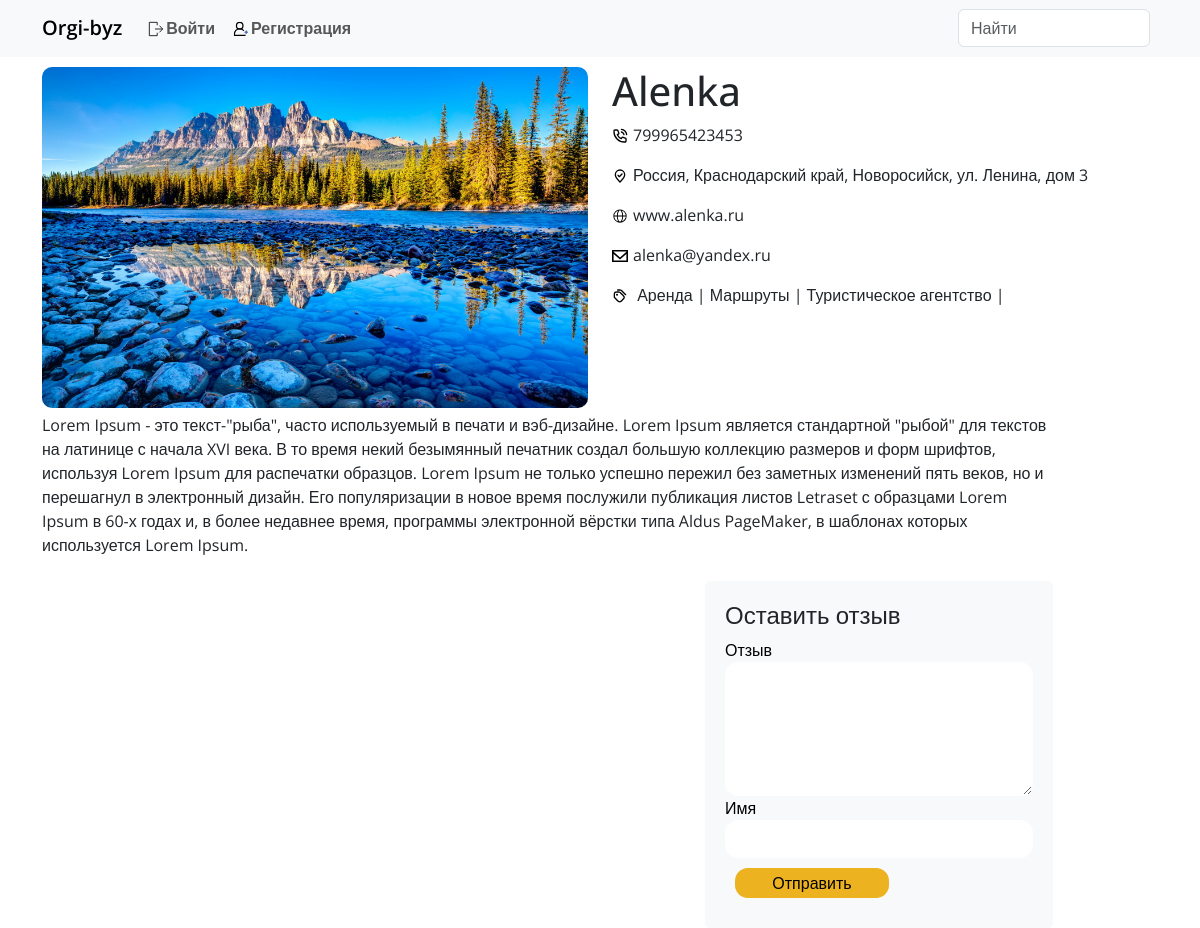
/org/76/, run on the app's committed database.
### organitathions/models.py (models this page shows, shortened)
class Organitathion(models.Model):
    name = models.CharField(max_length=255, verbose_name="Название организации")
    content = models.TextField(verbose_name="Описание организации")
    web_site = models.CharField(max_length=255, verbose_name="Сайт организации")
    phone = models.CharField(max_length=20, verbose_name="Телефон организации")
    adress = models.ForeignKey(AdressOrg, on_delete=models.CASCADE, blank=True, null=True, verbose_name="Адрес организации")
    tages = models.ManyToManyField(Tag, blank=True, related_name='tags', verbose_name='Теги')
    created_at = models.DateTimeField(auto_now_add=True, verbose_name='Создана')
    photo = models.ImageField(upload_to='photos/', verbose_name='Фото')
    email = models.EmailField(max_length=255, verbose_name="Почта")
    class Meta:
        ordering = ['-created_at']
        db_table = 'Organitathion'
        verbose_name = 'Организация'
        verbose_name_plural = 'Организации'

class AdressOrg(models.Model):
    country = models.CharField(max_length=255, verbose_name="Страна")
    region = models.CharField(max_length=255, verbose_name="Регион")
    city = models.CharField(max_length=255, verbose_name="Город")
    street = models.CharField(max_length=255, verbose_name="Улица")
    def __str__(self) -> str:
        return self.country + ', ' + self.region + ', ' + self.city + ', ' + self.street
    class Meta:
        db_table = 'AdressOrg'
        verbose_name = 'Адрес организации'
        verbose_name_plural = 'Адреса организаций'

class Tag(models.Model):
    title = models.CharField(max_length=50, verbose_name='Название тега')
    slug = models.SlugField(max_length=50, verbose_name='Tag URL', unique=True)
    def __str__(self) -> str:
        return self.title
    class Meta:
        ordering = ['title']
        db_table = 'Tag'
        verbose_name = 'Тег'
        verbose_name_plural = 'Теги'

### organitathions/views.py (the view)
# urls.py: path('org/<int:pk>/', detail, name='detail'),
def detail(request, pk):
    organization = Organitathion.objects.get(pk=pk)
    commentaries = organization.org.all()
    me_org, org_id = get_me_org(request)
    return render(request, 'app/detail.html', {'org_id': org_id, 'org': organization, 'comments': commentaries, 'me_org': me_org, 'auth': bool(request.session.get('account_id')), 'account_id': request.session.get('account_id')})

### organitathions/views.py (called while the page is built)
def get_me_org(request):
    me_org = None
    org_id = None
    if request.session.get('auth'):
        if Account.objects.filter(id=request.session.get('account_id')):
            me_org = bool(Account.objects.get(pk=request.session.get('account_id')).organitathion)
            if me_org:
                org_id = Account.objects.get(pk=request.session.get('account_id')).organitathion.id
    return me_org, org_id

### templates/app/detail.html (shortened to what this page needs)
{% extends "base.html" %}
{% block content %}
<div class="container">
    <div class="row" style="padding-top: 10px;">
        <div class="image col-lg-6 col-md-7">
            <img src="{{org.photo.url}}" class="img-fluid" alt="..." width="600" style="border-radius: 10px;">
        </div>
        <div class="col-lg-6 col-md-5">
            <h1>{{org.name}}</h1>
            <p><img src="/media/svg/phone.svg" style="width: 1rem; margin-right: 5px">{{org.phone}}</p>
            <p><img src="/media/svg/location.svg" style="width: 1rem; margin-right: 5px">{{org.adress}}</p>
            <p><img src="/media/svg/site.svg" style="width: 1rem; margin-right: 5px">{{org.web_site}}</p>
            <p><img src="/media/svg/email.svg" style="width: 1rem; margin-right: 5px">{{org.email}}</p>
            <p><img src="/media/svg/tags.svg" style="width: 1rem; margin-right: 5px"> {% for i in org.tages.all %} {{i}} | {% endfor %}</p>
        </div>
    </div>
    <div style="word-wrap: break-word; width: 90%; margin-top: 5px;">{{org.content}}</div>
    <section>
        <div class="container">
            <div class="row">
                <div class="col-sm-12 col-md-6 col-12 pb-4 flex-column d-flex">
                </div>
                <div class="col-lg-4 col-md-5 col-sm-12 offset-md-1 offset-sm-1 col-12 mt-4">
                    <form id="algin-form" action="{% url 'comment' org.id %}" method="post">
                        <div class="form-group">
                            <h4>Оставить отзыв</h4>
                            <label for="message">Отзыв</label>
                            <textarea name="text" id="msg" cols="30" rows="5" class="form-control"></textarea>
                        </div>
                        <div class="form-group">
                            <label for="name">Имя</label>
                            <input type="text" name="author" id="fullname" class="form-control">
                        </div>
                        <div class="form-group">
                            <button type="submit" id="post" class="btn">Отправить</button>
                        </div>
                    </form>
                </div>
            </div>
        </div>
    </section>
{% endblock content %}

### templates/base.html (shortened to what this page needs)
{% load static %}
<!DOCTYPE html>
<html lang="en">
<head>
    <link rel="stylesheet" href="{% static '/css/comment.css' %}">
    <link href="https://cdn.jsdelivr.net/npm/bootstrap@5.3.3/dist/css/bootstrap.min.css" rel="stylesheet">
</head>
<body>
    {% include 'navbar.html' %}
        {% block content %}
        {% endblock %}
</body>
</html>

### templates/navbar.html (shortened to what this page needs)
{% load static %}
<head>
  <link rel="stylesheet" href="{% static '/css/comment.css' %}">
</head>
<nav class="navbar navbar-expand-lg bg-body-tertiary">
    <div class="container-fluid container">
      <a class="navbar-brand" style="font-weight: 600" href="{% url 'index' %}">Orgi-byz</a>
      <div class="collapse navbar-collapse" id="navbarSupportedContent">
        <ul class="navbar-nav me-auto mb-2 mb-lg-0">
          {% if auth == False %}
            <li class="nav-item">
              <a href="{% url 'login' %}" class="nav-link"><img class="svg-exit" src="/media/svg/exit.svg" alt="">Войти</a>
            </li>
            <li class="nav-item">
              <a href="{% url 'register' %}" class="nav-link"><img class="svg-exit" src="/media/svg/register.svg" alt="">Регистрация</a>
            </li>
          {% endif %}
        </ul>
        <input class="me-2 form-control" style="max-width: 12rem;" type="search" placeholder="Найти" aria-label="Search"
        id="search-room"
        name="q"
        hx-get="{% url 'search' %}"
        hx-target="#search-results"
        hx-trigger="keyup changed delay:150ms"
        >
      </div>
    </div>
  </nav>

### static/css/comment.css (style rules this page uses)
.navbar-nav { width: 100%; }
* { font-family: "Open Sans", sans-serif; }
.nav-link { font-weight: 600; }
#post { margin: 10px; padding: 6px; padding-top: 2px; padding-bottom: 2px; text-align: center; background-color: #ecb21f; color: black; border-width: 1px; border-style: solid; border-radius: 13px; width: 50%; }
label { color: rgb(212, 208, 208); }
.form-group input,.form-group textarea { background-color: #fff; border: 1px solid #fff; border-radius: 12px; }
form { background-color: #f8f9fa; border-radius: 5px; padding: 20px; }
.svg-exit { width: 20px; height: 20px; margin-bottom: 2px; }
label { color: black; }

### data on the page
Organitathion: photo (picture), name "Alenka", phone "799965423453", adress "Россия, Краснодарский край, Новоросийск, ул. Ленина, дом 3", web_site "www.alenka.ru", email "alenka@yandex.ru", content "Lorem Ipsum - это текст-\"рыба\", часто используемый в печати и вэб-дизайне. Lorem Ipsum является стандартной \"рыбой\" для текстов на латинице с начала XVI века. В то время некий безымянный печатник создал большую коллекцию размеров и форм шрифтов, используя Lorem Ipsum для распечатки образцов. Lorem Ipsum не только успешно пережил без заметных изменений пять веков, но и перешагнул в электронный дизайн. Его популяризации в новое время послужили публикация листов Letraset с образцами Lorem Ipsum в 60-х годах и, в более недавнее время, программы электронной вёрстки типа Aldus PageMaker, в шаблонах которых используется Lorem Ipsum."
Tag: title "Аренда"
Tag: title "Маршруты"
Tag: title "Туристическое агентство"
